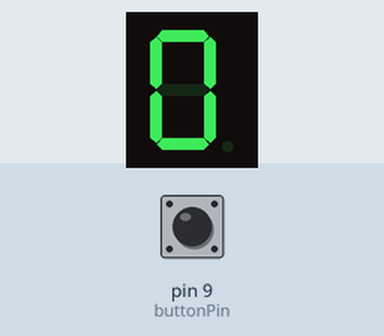
The sketch below on a simulated Arduino Uno, built with avr-gcc and run on an emulated ATmega328P. Shown: 1-digit seven-segment display. Wiring (inferred from the names in the program): 1-digit 7-segment display, segments lit when HIGH: segments pin 2, pin 3, pin 4, pin 5, pin 6, pin 7, pin 8. The inputs (shaded band) are chosen by the test bench; at power-on: pin 9 (buttonPin) LOW. The segment pins are drawn as the display they are named for.

Above: at 1.8 s.
1.9 s: pin 9 (buttonPin) pulled HIGH for 3.2 s
At 6.0 s:
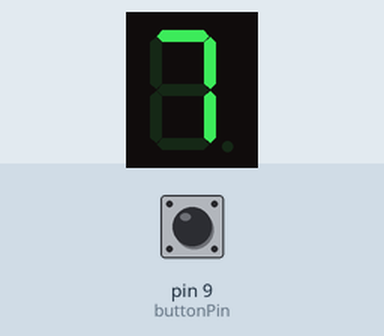
6.6 s: pin 9 (buttonPin) pulled HIGH for 0.6 s
At 7.5 s:
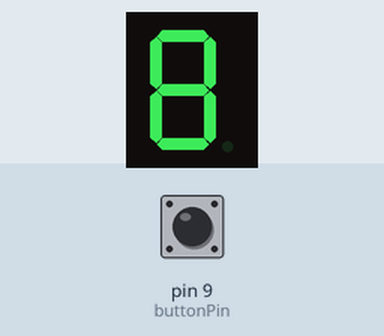
8.7 s: pin 9 (buttonPin) pulled HIGH for 1 s
At 9.4 s:
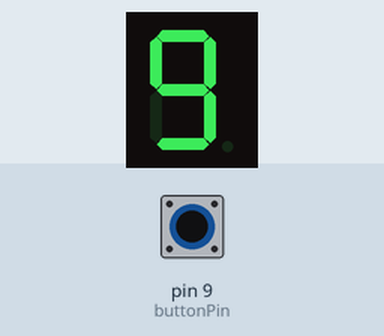
Timing chart, 0 to 11.7 s (numbered marks = the images above; inputs shaded):
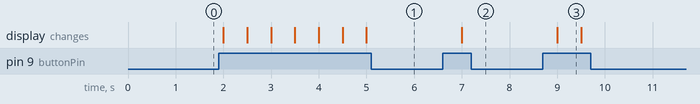

The sketch:

Counter.ino
```cpp
const int segA = 2;
const int segB = 3;
const int segC = 4;
const int segD = 5;
const int segE = 6;
const int segF = 7;
const int segG = 8;

int count = 0;

const int  buttonPin = 9;


void setup()
{
  pinMode(segA, OUTPUT);
  pinMode(segB, OUTPUT);
  pinMode(segC, OUTPUT);
  pinMode(segD, OUTPUT);
  pinMode(segE, OUTPUT);
  pinMode(segF, OUTPUT);
  pinMode(segG, OUTPUT);

  pinMode(buttonPin,INPUT);
}

void loop() {

  bool buttonState = digitalRead(buttonPin);
  if(buttonState == true)count++;
  if(count > 9)count = 0;

  switch(count)
  {
    case 0: Zero();
    break;

    case 1: One();
    break;

    case 2: Two();
    break;

    case 3: Three();
    break;

    case 4: Four();
    break;

    case 5: Five();
    break;

    case 6: Six();
    break;

    case 7: Seven();
    break;

    case 8: Eight();
    break;

    case 9: Nine();
    break;
  }

  delay(500);

}

void Zero()
{
  digitalWrite(segA, HIGH);
  digitalWrite(segB, HIGH);
  digitalWrite(segC, HIGH);
  digitalWrite(segD, HIGH);
  digitalWrite(segE, HIGH);
  digitalWrite(segF, HIGH);
  digitalWrite(segG, LOW);
}

void One()
{
  digitalWrite(segA, LOW);
  digitalWrite(segB, HIGH);
  digitalWrite(segC, HIGH);
  digitalWrite(segD, LOW);
  digitalWrite(segE, LOW);
  digitalWrite(segF, LOW);
  digitalWrite(segG, LOW);
}

void Two()
{
  digitalWrite(segA, HIGH);
  digitalWrite(segB, HIGH);
  digitalWrite(segC, LOW);
  digitalWrite(segD, HIGH);
  digitalWrite(segE, HIGH);
  digitalWrite(segF, LOW);
  digitalWrite(segG, HIGH);
}

void Three ()
{
  digitalWrite(segA, HIGH);
  digitalWrite(segB, HIGH);
  digitalWrite(segC, HIGH);
  digitalWrite(segD, HIGH);
  digitalWrite(segE, LOW);
  digitalWrite(segF, LOW);
  digitalWrite(segG, HIGH);
}
void Four ()
{
  digitalWrite(segA, LOW);
  digitalWrite(segB, HIGH);
  digitalWrite(segC, HIGH);
  digitalWrite(segD, LOW);
  digitalWrite(segE, LOW);
  digitalWrite(segF, HIGH);
  digitalWrite(segG, HIGH);
}

void Five ()
{
  digitalWrite(segA, HIGH);
  digitalWrite(segB, LOW);
  digitalWrite(segC, HIGH);
  digitalWrite(segD, HIGH);
  digitalWrite(segE, LOW);
  digitalWrite(segF, HIGH);
  digitalWrite(segG, HIGH);
}

void Six ()
{
  digitalWrite(segA, HIGH);
  digitalWrite(segB, LOW);
  digitalWrite(segC, HIGH);
  digitalWrite(segD, HIGH);
  digitalWrite(segE, HIGH);
  digitalWrite(segF, HIGH);
  digitalWrite(segG, HIGH);
}

void Seven()
{
  digitalWrite(segA, HIGH);
  digitalWrite(segB, HIGH);
  digitalWrite(segC, HIGH);
  digitalWrite(segD, LOW);
  digitalWrite(segE, LOW);
  digitalWrite(segF, LOW);
  digitalWrite(segG, LOW);
}

void Eight()
{
  digitalWrite(segA, HIGH);
  digitalWrite(segB, HIGH);
  digitalWrite(segC, HIGH);
  digitalWrite(segD, HIGH);
  digitalWrite(segE, HIGH);
  digitalWrite(segF, HIGH);
  digitalWrite(segG, HIGH);
}

void Nine()
{
  digitalWrite(segA, HIGH);
  digitalWrite(segB, HIGH);
  digitalWrite(segC, HIGH);
  digitalWrite(segD, HIGH);
  digitalWrite(segE, LOW);
  digitalWrite(segF, HIGH);
  digitalWrite(segG, HIGH);
}
```

Measured:
- after the input at 1.9 s, the display: first changes after 0.10 s (image 1 shows a later state)
- after the input at 6.6 s, the display: changes after 0.40 s (image 2)
- after the input at 8.7 s, the display: changes after 0.30 s (image 3)
- what the display in image 3 shows lasts 0.5 s, from 9.0 s to 9.5 s
